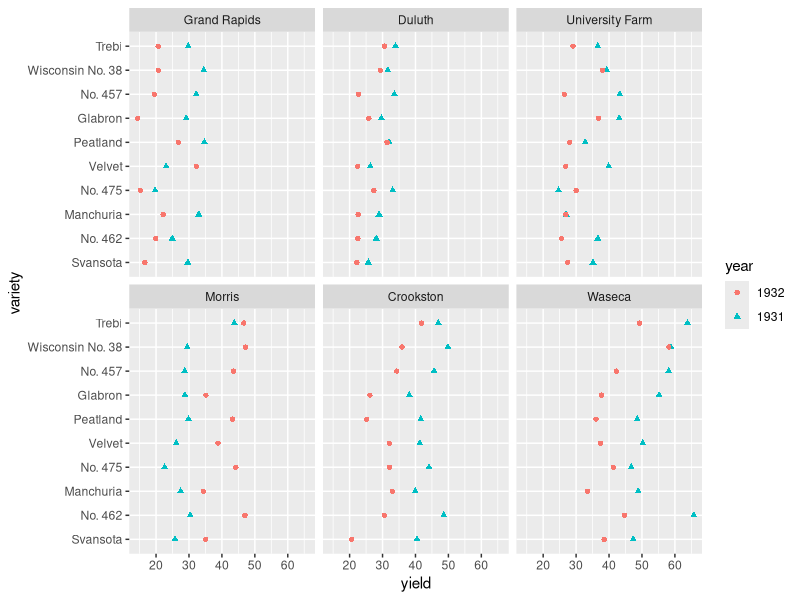
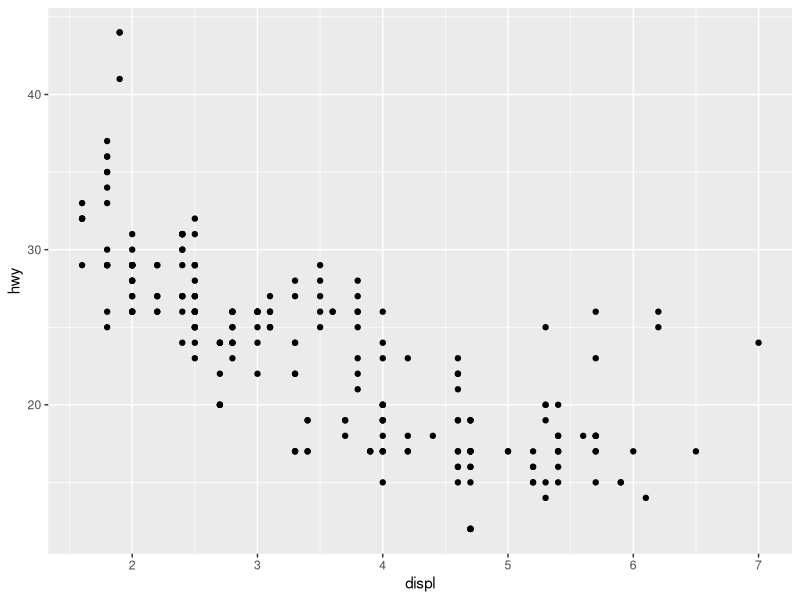

Write R code to recreate these figures, in order.
## ---- chunk 1
library(tidyverse)
data(barley, package="lattice")

barley %>%
  ggplot(mapping=aes(x=yield, y=variety, color=year, shape=year)) +
  geom_point() +
  facet_wrap(~site)
## ---- chunk 2
ggplot(data = mpg) +
  geom_point(mapping = aes(x = displ, y = hwy))
